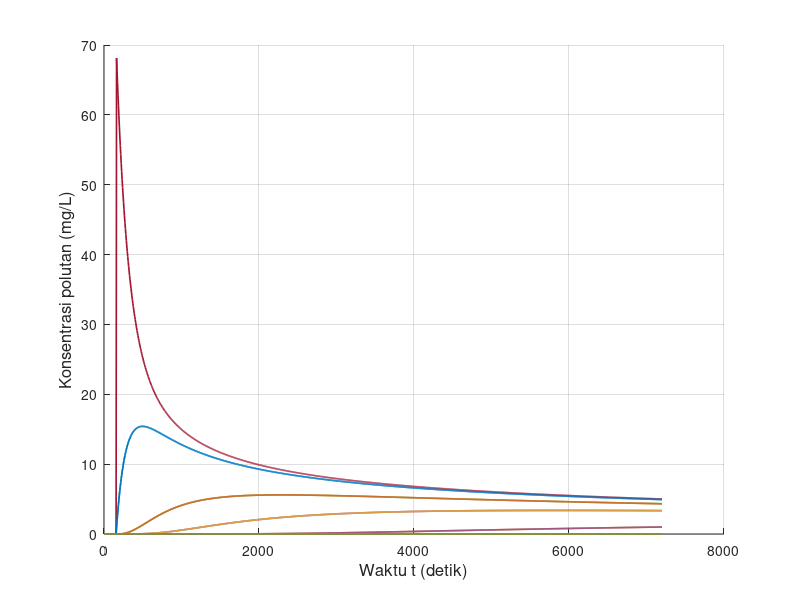

Write the MATLAB code that produced this figure. (Note: this script raises an error after producing the figure.)
clear; clc; close all;

% Feby Syarief Al A`raaf
% 26050124130087
% Oseanografi C
%
% Simulasi adveksi 1 dimensi metode FTCS
% Sumber polutan diskontinu
% NIM = 087, sehingga:
% x = 0, y = 8, z = 7

x_digit = 0;
y_digit = 8;
z_digit = 7;

C_source = 10 * z_digit;

L = 3000;
T = 7200;

scenario(1).nama = 'Skenario 1';
scenario(1).dx   = 15;
scenario(1).dt   = 6;
scenario(1).G    = 0.5;
scenario(1).m    = 15 + z_digit;

scenario(2).nama = 'Skenario 2';
scenario(2).dx   = 30;
scenario(2).dt   = 6;
scenario(2).G    = 0.05;
scenario(2).m    = 30 + z_digit;

scenario(3).nama = 'Skenario 3';
scenario(3).dx   = 15;
scenario(3).dt   = 6;
scenario(3).G    = 1;
scenario(3).m    = 15 + z_digit;

folder_output = 'output_Diskontinu_FTCS_Polutan_Terhadap_Waktu';
if ~exist(folder_output, 'dir')
    mkdir(folder_output);
end

for s = 1:numel(scenario)

    fprintf('\nMemproses %s\n', scenario(s).nama);

    dx       = scenario(s).dx;
    dt       = scenario(s).dt;
    G        = scenario(s).G;
    m_source = scenario(s).m;
    n_source = 20 + z_digit;

    M_grid = round(L / dx) + 1;
    Mmax   = max(M_grid, m_source);
    Nmax   = round(T / dt);

    alpha = (G * dt) / (dx^2);

    fprintf('dx = %.3f m, dt = %.3f s, G = %.3f m^2/s, m = %d, n = %d\n', dx, dt, G, m_source, n_source);
    fprintf('Mmax = %d, Nmax = %d, alpha = %.6f\n', Mmax, Nmax, alpha);

    if alpha > 0.5
        fprintf('Peringatan: alpha > 0.5, solusi FTCS dapat tidak stabil.\n');
    end

    F0 = zeros(1, Mmax);
    F  = zeros(1, Mmax);

    t_step = 0:Nmax;
    t_time = t_step * dt;

    m_plot = [1, ...
              m_source - 20, m_source - 10, m_source - 5, m_source - 3, m_source - 1, ...
              m_source, ...
              m_source + 1, m_source + 3, m_source + 5, m_source + 10, m_source + 20];

    m_plot = unique(m_plot, 'stable');
    m_plot_valid = m_plot(m_plot >= 1 & m_plot <= Mmax);

    if length(m_plot_valid) < length(m_plot)
        fprintf('%s: beberapa grid berada di luar domain sehingga tidak digrafikkan.\n', scenario(s).nama);
    end

    history = NaN(length(t_step), length(m_plot_valid));

    F0(:) = 0;

    for p = 1:length(m_plot_valid)
        history(1, p) = F0(m_plot_valid(p));
    end

    for n = 1:Nmax

        F0(1)    = F0(2);
        F0(Mmax) = F0(Mmax-1);

        if n == n_source
            F0(m_source) = C_source;
        end

        for i = 2:(Mmax-1)
            F(i) = (1 - 2 * alpha) * F0(i) + alpha * (F0(i+1) + F0(i-1));
        end

        F(1)    = F(2);
        F(Mmax) = F(Mmax-1);

        for p = 1:length(m_plot_valid)
            history(n + 1, p) = F(m_plot_valid(p));
        end

        F0 = F;
    end

    fig = figure('Visible', 'off', 'Position', [100 100 1400 600]);
    hold on;

    legend_text = {};

    for k = 1:length(m_plot_valid)
        plot(t_time, history(:, k), 'LineWidth', 1.2);
        legend_text{end+1} = sprintf('m = %d', m_plot_valid(k));
    end

    grid on;
    xlabel('Waktu t (detik)', 'FontSize', 12);
    ylabel('Konsentrasi polutan (mg/L)', 'FontSize', 12);
    title(sprintf('%s - Konsentrasi polutan terhadap waktu', scenario(s).nama), ...
          'Feby Syarief-0087-Ose C', 'FontSize', 14, 'FontWeight', 'bold');
    xlim([t_time(1), t_time(end)]);

    y_max = max(history(:), [], 'omitnan');
    if isempty(y_max) || isnan(y_max) || y_max <= 0
        ylim([0 1]);
    else
        ylim([0, max(C_source * 1.2, y_max * 1.1)]);
    end

    set(gca, 'FontSize', 11);

    legend(legend_text, ...
           'Location', 'northwest', ...
           'FontSize', 8, ...
           'NumColumns', 2, ...
           'Box', 'on');

    hold off;

    nama_file = sprintf('ftcs_diskontinu_waktu_skenario_%d.png', s);
    saveas(fig, fullfile(folder_output, nama_file));
    close(fig);

    fprintf('%s selesai diproses.\n', scenario(s).nama);
end

fprintf('\nSemua skenario telah selesai diproses.\n');
